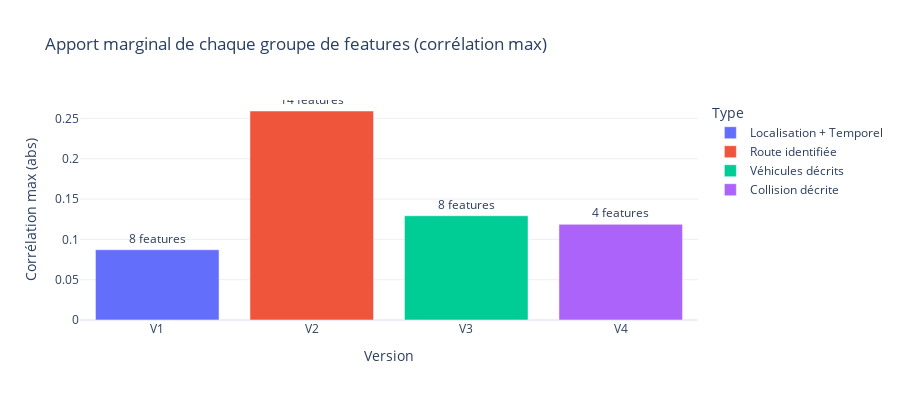

This figure's notebook cell:
### Markdown cell above
### Observation : Qualité des données

Aucune valeur manquante dans les 4 datasets.

Cela confirme que :
1. Le nettoyage en Phase 1-2 était efficace
2. L'exclusion de larrout (75% missing) était justifiée
3. Les datasets sont prêts pour la modélisation sans imputation

### Code cell
# Visualisation de l'apport par niveau
apport_data = []

# features numériques seulement (dep est catégoriel)
v1_num = [f for f in features_v1 if df[f].dtype != 'object']

v1_max = max(abs(df[f].corr(df[target])) for f in v1_num)
apport_data.append({'Version': 'V1', 'Type': 'Localisation + Temporel', 'Max_Corr': v1_max, 'Nb_Features': len(features_v1)})

v2_only_num = [f for f in v2_only if df[f].dtype != 'object']
v2_only_max = max(abs(df[f].corr(df[target])) for f in v2_only_num) if v2_only_num else 0
apport_data.append({'Version': 'V2', 'Type': 'Route identifiée', 'Max_Corr': v2_only_max, 'Nb_Features': len(v2_only)})

v3_only_num = [f for f in v3_only if df[f].dtype != 'object']
v3_only_max = max(abs(df[f].corr(df[target])) for f in v3_only_num) if v3_only_num else 0
apport_data.append({'Version': 'V3', 'Type': 'Véhicules décrits', 'Max_Corr': v3_only_max, 'Nb_Features': len(v3_only)})

v4_only_num = [f for f in v4_only if df[f].dtype != 'object']
v4_only_max = max(abs(df[f].corr(df[target])) for f in v4_only_num) if v4_only_num else 0
apport_data.append({'Version': 'V4', 'Type': 'Collision décrite', 'Max_Corr': v4_only_max, 'Nb_Features': len(v4_only)})

df_apport = pd.DataFrame(apport_data)

fig = px.bar(
    df_apport,
    x='Version',
    y='Max_Corr',
    color='Type',
    text='Nb_Features',
    title='Apport marginal de chaque groupe de features (corrélation max)',
    labels={'Max_Corr': 'Corrélation max (abs)', 'Nb_Features': 'Nb features'}
)

fig.update_traces(texttemplate='%{text} features', textposition='outside')
fig.update_layout(height=400)
fig.show()

### Figure 1 — Plotly figure (JSON) as saved in the notebook; plotly's stock layout.template omitted (floating-point values rounded to 4 significant figures)
{"data": [{"hovertemplate": "Type=Localisation + Temporel<br>Version=%{x}<br>Corrélation max (abs)=%{y}<br>Nb features=%{text}<extra></extra>", "legendgroup": "Localisation + Temporel", "marker": {"color": "#636efa", "pattern": {"shape": ""}}, "name": "Localisation + Temporel", "orientation": "v", "showlegend": true, "text": [8.0], "textposition": "outside", "texttemplate": "%{text} features", "type": "bar", "x": ["V1"], "xaxis": "x", "y": [0.08715], "yaxis": "y"}, {"hovertemplate": "Type=Route identifiée<br>Version=%{x}<br>Corrélation max (abs)=%{y}<br>Nb features=%{text}<extra></extra>", "legendgroup": "Route identifiée", "marker": {"color": "#EF553B", "pattern": {"shape": ""}}, "name": "Route identifiée", "orientation": "v", "showlegend": true, "text": [14.0], "textposition": "outside", "texttemplate": "%{text} features", "type": "bar", "x": ["V2"], "xaxis": "x", "y": [0.2592], "yaxis": "y"}, {"hovertemplate": "Type=Véhicules décrits<br>Version=%{x}<br>Corrélation max (abs)=%{y}<br>Nb features=%{text}<extra></extra>", "legendgroup": "Véhicules décrits", "marker": {"color": "#00cc96", "pattern": {"shape": ""}}, "name": "Véhicules décrits", "orientation": "v", "showlegend": true, "text": [8.0], "textposition": "outside", "texttemplate": "%{text} features", "type": "bar", "x": ["V3"], "xaxis": "x", "y": [0.1293], "yaxis": "y"}, {"hovertemplate": "Type=Collision décrite<br>Version=%{x}<br>Corrélation max (abs)=%{y}<br>Nb features=%{text}<extra></extra>", "legendgroup": "Collision décrite", "marker": {"color": "#ab63fa", "pattern": {"shape": ""}}, "name": "Collision décrite", "orientation": "v", "showlegend": true, "text": [4.0], "textposition": "outside", "texttemplate": "%{text} features", "type": "bar", "x": ["V4"], "xaxis": "x", "y": [0.1187], "yaxis": "y"}], "layout": {"barmode": "relative", "height": 400, "legend": {"title": {"text": "Type"}, "tracegroupgap": 0}, "title": {"text": "Apport marginal de chaque groupe de features (corrélation max)"}, "xaxis": {"anchor": "y", "domain": [0, 1], "title": {"text": "Version"}}, "yaxis": {"anchor": "x", "domain": [0, 1], "title": {"text": "Corrélation max (abs)"}}}}
